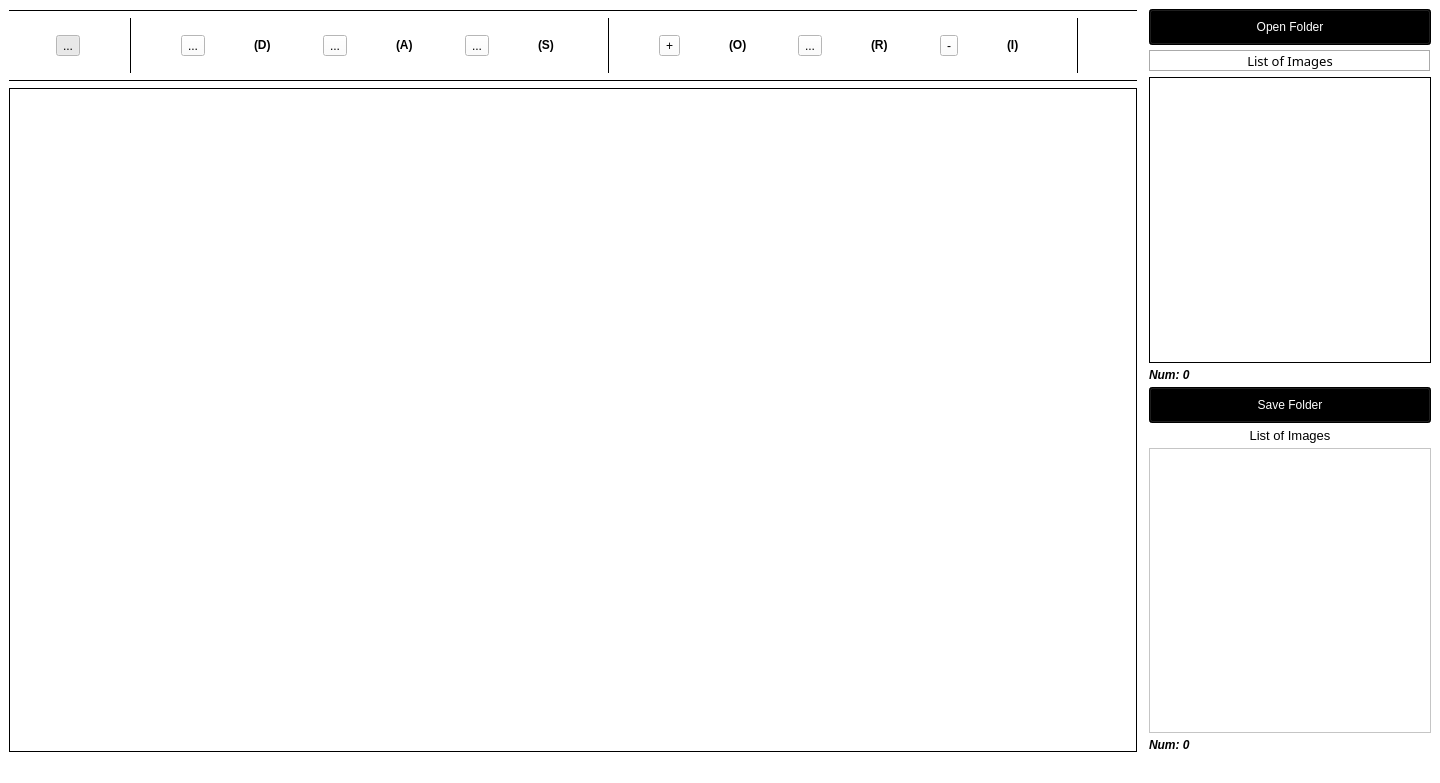
<?xml version="1.0" encoding="UTF-8"?>
<ui version="4.0">
 <class>MainWindow</class>
 <widget class="QMainWindow" name="MainWindow">
  <property name="geometry">
   <rect>
    <x>0</x>
    <y>0</y>
    <width>1440</width>
    <height>783</height>
   </rect>
  </property>
  <property name="windowTitle">
   <string>Image Viewer</string>
  </property>
  <property name="windowIcon">
   <iconset>
    <normaloff>icons/Icon.ico</normaloff>icons/Icon.ico</iconset>
  </property>
  <property name="styleSheet">
   <string notr="true">background-color: rgb(255, 255, 255);</string>
  </property>
  <widget class="QWidget" name="centralwidget">
   <layout class="QGridLayout" name="gridLayout">
    <item row="0" column="0">
     <layout class="QHBoxLayout" name="horizontalLayout" stretch="48,12">
      <property name="spacing">
       <number>12</number>
      </property>
      <property name="sizeConstraint">
       <enum>QLayout::SetMaximumSize</enum>
      </property>
      <item>
       <layout class="QVBoxLayout" name="verticalLayout" stretch="0,1,0,12">
        <property name="spacing">
         <number>6</number>
        </property>
        <item>
         <widget class="Line" name="line_2">
          <property name="frameShadow">
           <enum>QFrame::Plain</enum>
          </property>
          <property name="orientation">
           <enum>Qt::Horizontal</enum>
          </property>
         </widget>
        </item>
        <item>
         <layout class="QHBoxLayout" name="horizontalLayout_3">
          <property name="spacing">
           <number>2</number>
          </property>
          <item>
           <widget class="QToolButton" name="toggle_move">
            <property name="cursor">
             <cursorShape>PointingHandCursor</cursorShape>
            </property>
            <property name="toolTip">
             <string>Move Image</string>
            </property>
            <property name="autoFillBackground">
             <bool>false</bool>
            </property>
            <property name="styleSheet">
             <string notr="true"/>
            </property>
            <property name="text">
             <string>...</string>
            </property>
            <property name="icon">
             <iconset>
              <normaloff>icons/move.png</normaloff>icons/move.png</iconset>
            </property>
            <property name="iconSize">
             <size>
              <width>20</width>
              <height>20</height>
             </size>
            </property>
            <property name="checkable">
             <bool>true</bool>
            </property>
            <property name="checked">
             <bool>true</bool>
            </property>
            <property name="toolButtonStyle">
             <enum>Qt::ToolButtonIconOnly</enum>
            </property>
            <property name="autoRaise">
             <bool>false</bool>
            </property>
            <attribute name="buttonGroup">
             <string notr="true">buttonGroup</string>
            </attribute>
           </widget>
          </item>
          <item>
           <widget class="Line" name="line_4">
            <property name="frameShadow">
             <enum>QFrame::Plain</enum>
            </property>
            <property name="orientation">
             <enum>Qt::Vertical</enum>
            </property>
           </widget>
          </item>
          <item>
           <widget class="QToolButton" name="save_im">
            <property name="cursor">
             <cursorShape>PointingHandCursor</cursorShape>
            </property>
            <property name="toolTip">
             <string notr="true" extracomment="Save Image">Save Image</string>
            </property>
            <property name="text">
             <string>...</string>
            </property>
            <property name="icon">
             <iconset>
              <normaloff>icons/download.png</normaloff>icons/download.png</iconset>
            </property>
            <property name="iconSize">
             <size>
              <width>20</width>
              <height>20</height>
             </size>
            </property>
           </widget>
          </item>
          <item>
           <widget class="QLabel" name="label_7">
            <property name="maximumSize">
             <size>
              <width>20</width>
              <height>20</height>
             </size>
            </property>
            <property name="font">
             <font>
              <weight>75</weight>
              <bold>true</bold>
             </font>
            </property>
            <property name="text">
             <string>(D)</string>
            </property>
           </widget>
          </item>
          <item>
           <widget class="QToolButton" name="prev_im">
            <property name="cursor">
             <cursorShape>PointingHandCursor</cursorShape>
            </property>
            <property name="toolTip">
             <string>Load Previous Image</string>
            </property>
            <property name="text">
             <string>...</string>
            </property>
            <property name="icon">
             <iconset>
              <normaloff>icons/arrow-left.png</normaloff>icons/arrow-left.png</iconset>
            </property>
            <property name="iconSize">
             <size>
              <width>20</width>
              <height>20</height>
             </size>
            </property>
           </widget>
          </item>
          <item>
           <widget class="QLabel" name="label_2">
            <property name="maximumSize">
             <size>
              <width>20</width>
              <height>20</height>
             </size>
            </property>
            <property name="font">
             <font>
              <weight>75</weight>
              <bold>true</bold>
             </font>
            </property>
            <property name="text">
             <string>(A)</string>
            </property>
           </widget>
          </item>
          <item>
           <widget class="QToolButton" name="next_im">
            <property name="cursor">
             <cursorShape>PointingHandCursor</cursorShape>
            </property>
            <property name="toolTip">
             <string>Load Next Image</string>
            </property>
            <property name="text">
             <string>...</string>
            </property>
            <property name="icon">
             <iconset>
              <normaloff>icons/arrow-right.png</normaloff>icons/arrow-right.png</iconset>
            </property>
            <property name="iconSize">
             <size>
              <width>20</width>
              <height>20</height>
             </size>
            </property>
           </widget>
          </item>
          <item>
           <widget class="QLabel" name="label_3">
            <property name="maximumSize">
             <size>
              <width>20</width>
              <height>20</height>
             </size>
            </property>
            <property name="font">
             <font>
              <weight>75</weight>
              <bold>true</bold>
             </font>
            </property>
            <property name="text">
             <string>(S)</string>
            </property>
           </widget>
          </item>
          <item>
           <widget class="Line" name="line_5">
            <property name="frameShadow">
             <enum>QFrame::Plain</enum>
            </property>
            <property name="orientation">
             <enum>Qt::Vertical</enum>
            </property>
           </widget>
          </item>
          <item>
           <widget class="QToolButton" name="zoom_plus">
            <property name="cursor">
             <cursorShape>PointingHandCursor</cursorShape>
            </property>
            <property name="text">
             <string>+</string>
            </property>
            <property name="icon">
             <iconset>
              <normaloff>icons/zoom-in.png</normaloff>icons/zoom-in.png</iconset>
            </property>
            <property name="iconSize">
             <size>
              <width>20</width>
              <height>20</height>
             </size>
            </property>
           </widget>
          </item>
          <item>
           <widget class="QLabel" name="label_5">
            <property name="maximumSize">
             <size>
              <width>20</width>
              <height>20</height>
             </size>
            </property>
            <property name="font">
             <font>
              <weight>75</weight>
              <bold>true</bold>
             </font>
            </property>
            <property name="text">
             <string>(O)</string>
            </property>
           </widget>
          </item>
          <item>
           <widget class="QToolButton" name="reset_zoom">
            <property name="cursor">
             <cursorShape>PointingHandCursor</cursorShape>
            </property>
            <property name="toolTip">
             <string>Fit Image to Canvas</string>
            </property>
            <property name="text">
             <string>...</string>
            </property>
            <property name="icon">
             <iconset>
              <normaloff>icons/enlarge2.png</normaloff>icons/enlarge2.png</iconset>
            </property>
            <property name="iconSize">
             <size>
              <width>20</width>
              <height>20</height>
             </size>
            </property>
           </widget>
          </item>
          <item>
           <widget class="QLabel" name="label_8">
            <property name="maximumSize">
             <size>
              <width>20</width>
              <height>20</height>
             </size>
            </property>
            <property name="font">
             <font>
              <weight>75</weight>
              <bold>true</bold>
             </font>
            </property>
            <property name="text">
             <string>(R)</string>
            </property>
           </widget>
          </item>
          <item>
           <widget class="QToolButton" name="zoom_minus">
            <property name="cursor">
             <cursorShape>PointingHandCursor</cursorShape>
            </property>
            <property name="text">
             <string>-</string>
            </property>
            <property name="icon">
             <iconset>
              <normaloff>icons/zoom-out.png</normaloff>icons/zoom-out.png</iconset>
            </property>
            <property name="iconSize">
             <size>
              <width>20</width>
              <height>20</height>
             </size>
            </property>
           </widget>
          </item>
          <item>
           <widget class="QLabel" name="label_6">
            <property name="maximumSize">
             <size>
              <width>20</width>
              <height>20</height>
             </size>
            </property>
            <property name="font">
             <font>
              <weight>75</weight>
              <bold>true</bold>
             </font>
            </property>
            <property name="text">
             <string>(I)</string>
            </property>
           </widget>
          </item>
          <item>
           <widget class="Line" name="line_6">
            <property name="frameShadow">
             <enum>QFrame::Plain</enum>
            </property>
            <property name="orientation">
             <enum>Qt::Vertical</enum>
            </property>
           </widget>
          </item>
         </layout>
        </item>
        <item>
         <widget class="Line" name="line">
          <property name="frameShadow">
           <enum>QFrame::Plain</enum>
          </property>
          <property name="orientation">
           <enum>Qt::Horizontal</enum>
          </property>
         </widget>
        </item>
        <item>
         <layout class="QHBoxLayout" name="horizontalLayout_2">
          <item>
           <widget class="QLabel" name="qlabel_image">
            <property name="enabled">
             <bool>true</bool>
            </property>
            <property name="sizePolicy">
             <sizepolicy hsizetype="Preferred" vsizetype="Preferred">
              <horstretch>0</horstretch>
              <verstretch>0</verstretch>
             </sizepolicy>
            </property>
            <property name="maximumSize">
             <size>
              <width>2000</width>
              <height>800</height>
             </size>
            </property>
            <property name="styleSheet">
             <string notr="true">background-color:white
</string>
            </property>
            <property name="frameShape">
             <enum>QFrame::Box</enum>
            </property>
            <property name="frameShadow">
             <enum>QFrame::Plain</enum>
            </property>
            <property name="lineWidth">
             <number>1</number>
            </property>
            <property name="midLineWidth">
             <number>0</number>
            </property>
            <property name="text">
             <string/>
            </property>
           </widget>
          </item>
         </layout>
        </item>
       </layout>
      </item>
      <item>
       <layout class="QVBoxLayout" name="verticalLayout_10" stretch="0,0,0,0,0,0,0,0">
        <property name="spacing">
         <number>5</number>
        </property>
        <item>
         <widget class="QPushButton" name="open_folder">
          <property name="font">
           <font>
            <pointsize>9</pointsize>
           </font>
          </property>
          <property name="cursor">
           <cursorShape>PointingHandCursor</cursorShape>
          </property>
          <property name="focusPolicy">
           <enum>Qt::StrongFocus</enum>
          </property>
          <property name="autoFillBackground">
           <bool>false</bool>
          </property>
          <property name="styleSheet">
           <string notr="true">background-color: black; /* Blue */
padding:10px;
color:white;</string>
          </property>
          <property name="text">
           <string>Open Folder</string>
          </property>
          <property name="autoDefault">
           <bool>false</bool>
          </property>
          <property name="default">
           <bool>false</bool>
          </property>
          <property name="flat">
           <bool>false</bool>
          </property>
         </widget>
        </item>
        <item>
         <widget class="QLabel" name="label_4">
          <property name="font">
           <font>
            <family>Sans Serif</family>
            <pointsize>10</pointsize>
            <weight>50</weight>
            <bold>false</bold>
            <kerning>true</kerning>
           </font>
          </property>
          <property name="layoutDirection">
           <enum>Qt::LeftToRight</enum>
          </property>
          <property name="styleSheet">
           <string notr="true">background-color:white</string>
          </property>
          <property name="frameShape">
           <enum>QFrame::Box</enum>
          </property>
          <property name="frameShadow">
           <enum>QFrame::Sunken</enum>
          </property>
          <property name="lineWidth">
           <number>1</number>
          </property>
          <property name="text">
           <string>List of Images</string>
          </property>
          <property name="textFormat">
           <enum>Qt::AutoText</enum>
          </property>
          <property name="alignment">
           <set>Qt::AlignCenter</set>
          </property>
          <property name="margin">
           <number>4</number>
          </property>
          <property name="indent">
           <number>-1</number>
          </property>
         </widget>
        </item>
        <item>
         <widget class="QListWidget" name="qlist_images">
          <property name="styleSheet">
           <string notr="true">background-color:white</string>
          </property>
          <property name="frameShape">
           <enum>QFrame::Box</enum>
          </property>
          <property name="frameShadow">
           <enum>QFrame::Plain</enum>
          </property>
          <property name="layoutMode">
           <enum>QListView::Batched</enum>
          </property>
          <property name="batchSize">
           <number>20</number>
          </property>
         </widget>
        </item>
        <item>
         <widget class="QLabel" name="num_label_1">
          <property name="font">
           <font>
            <weight>75</weight>
            <italic>true</italic>
            <bold>true</bold>
           </font>
          </property>
          <property name="text">
           <string>Num: 0</string>
          </property>
         </widget>
        </item>
        <item>
         <widget class="QPushButton" name="save_folder">
          <property name="font">
           <font>
            <pointsize>9</pointsize>
           </font>
          </property>
          <property name="cursor">
           <cursorShape>PointingHandCursor</cursorShape>
          </property>
          <property name="focusPolicy">
           <enum>Qt::StrongFocus</enum>
          </property>
          <property name="autoFillBackground">
           <bool>false</bool>
          </property>
          <property name="styleSheet">
           <string notr="true">background-color: black; /* Blue */
padding:10px;
color:white;</string>
          </property>
          <property name="text">
           <string>Save Folder</string>
          </property>
          <property name="autoDefault">
           <bool>false</bool>
          </property>
          <property name="default">
           <bool>false</bool>
          </property>
          <property name="flat">
           <bool>false</bool>
          </property>
         </widget>
        </item>
        <item>
         <widget class="QLabel" name="label">
          <property name="font">
           <font>
            <family>Arial</family>
            <pointsize>10</pointsize>
           </font>
          </property>
          <property name="text">
           <string>List of Images</string>
          </property>
          <property name="alignment">
           <set>Qt::AlignCenter</set>
          </property>
         </widget>
        </item>
        <item>
         <widget class="QListWidget" name="qlist_save_images"/>
        </item>
        <item>
         <widget class="QLabel" name="num_label_2">
          <property name="font">
           <font>
            <weight>75</weight>
            <italic>true</italic>
            <bold>true</bold>
            <underline>false</underline>
           </font>
          </property>
          <property name="text">
           <string>Num: 0</string>
          </property>
         </widget>
        </item>
       </layout>
      </item>
     </layout>
    </item>
   </layout>
  </widget>
  <widget class="QMenuBar" name="menubar">
   <property name="geometry">
    <rect>
     <x>0</x>
     <y>0</y>
     <width>1440</width>
     <height>24</height>
    </rect>
   </property>
  </widget>
  <widget class="QStatusBar" name="statusbar"/>
 </widget>
 <resources/>
 <connections/>
 <buttongroups>
  <buttongroup name="buttonGroup"/>
 </buttongroups>
</ui>
